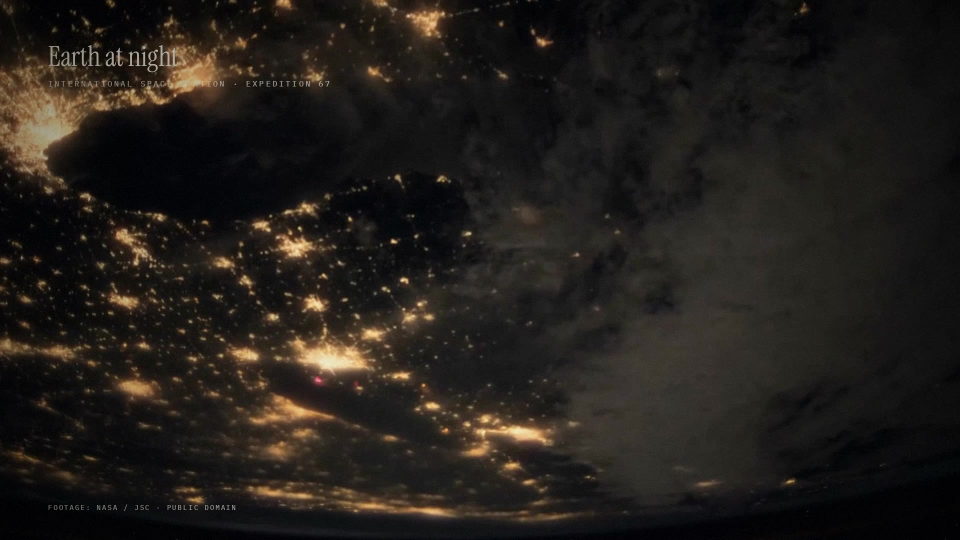
#> input picture renders/footage-lab/stills/t003.5.jpg, 1920 x 1080 px, found by its file name (shown at 1/2 size); its folder holds only this picture in this run
$ python check.py
#> lines starting #> are read from the running program, lines starting #| are printed output that depends on the picture; after the words box and inside, x2 and y2 are one past the last pixel; in counts of white or black regions, pixels touching at a corner belong together
#!/usr/bin/env python3
"""PAPER LAB checks for STYLE-BIBLE.md §19: feed mock (light/dark), halftone moire on downscale,
world- vs screen-fixed pitch under zoom, and a VP9/AV1 compression pass on the engine stills.
   node engine/render.mjs projects/paper-lab --stills=0.5 && python3 -I projects/paper-lab/check.py
Writes renders/paper-lab/*.png|jpg and renders/paper-lab/report.json."""
import json, os, subprocess, sys
import numpy as np
from PIL import Image, ImageDraw, ImageFilter

HERE = os.path.dirname(os.path.abspath(__file__)); ROOT = os.path.abspath(os.path.join(HERE, '../..'))
ST = os.path.join(HERE, 'out/stills'); OUT = os.path.join(ROOT, 'renders/paper-lab'); os.makedirs(OUT, exist_ok=True)
TMP = os.path.join(OUT, 'tmp'); os.makedirs(TMP, exist_ok=True)
R = {}

def luma(a):  # Rec.709 on 0..1 sRGB values (perceptual enough for a ranking)
    a = np.asarray(a, dtype=np.float64) / 255.0
    return 0.2126 * a[..., 0] + 0.7152 * a[..., 1] + 0.0722 * a[..., 2]
def hsv_s(a):
    a = np.asarray(a, dtype=np.float64) / 255.0; mx, mn = a.max(-1), a.min(-1)
    return np.where(mx > 0, (mx - mn) / np.maximum(mx, 1e-6), 0)

# ---------------------------------------------------------------- 1. frame stats (bible §1.3)
stats = {}
for f in sorted(os.listdir(ST)):
    if not f.endswith('.jpg'): continue
    im = np.asarray(Image.open(os.path.join(ST, f)).convert('RGB'))
#> im is the input picture: shape (1080, 1920, 3); mean R, G, B 34.2, 30.2, 26.1
    r, gch, b = [im[..., i].astype(int) for i in range(3)]
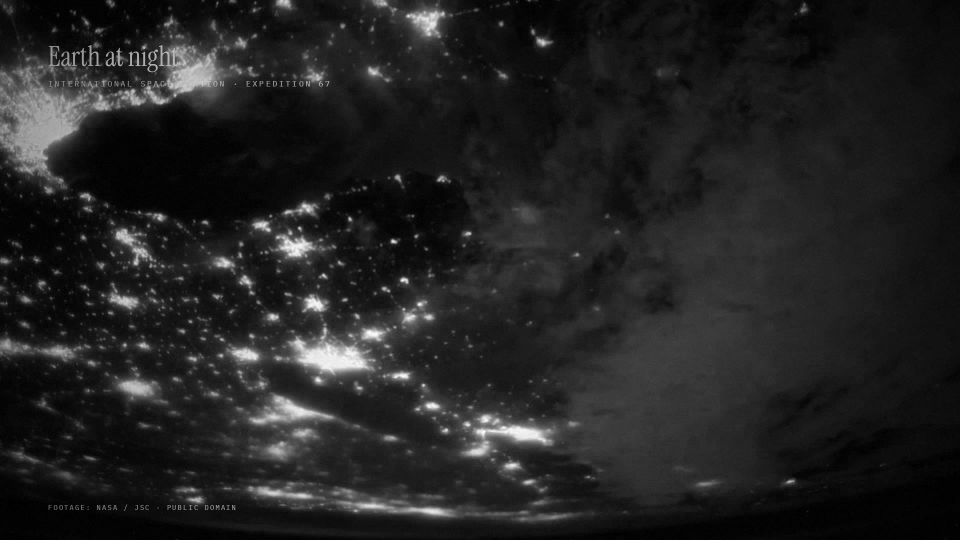
#> r: shape (1080, 1920) int64 (shown at 1/2 size); min 0, max 255, mean 34.2
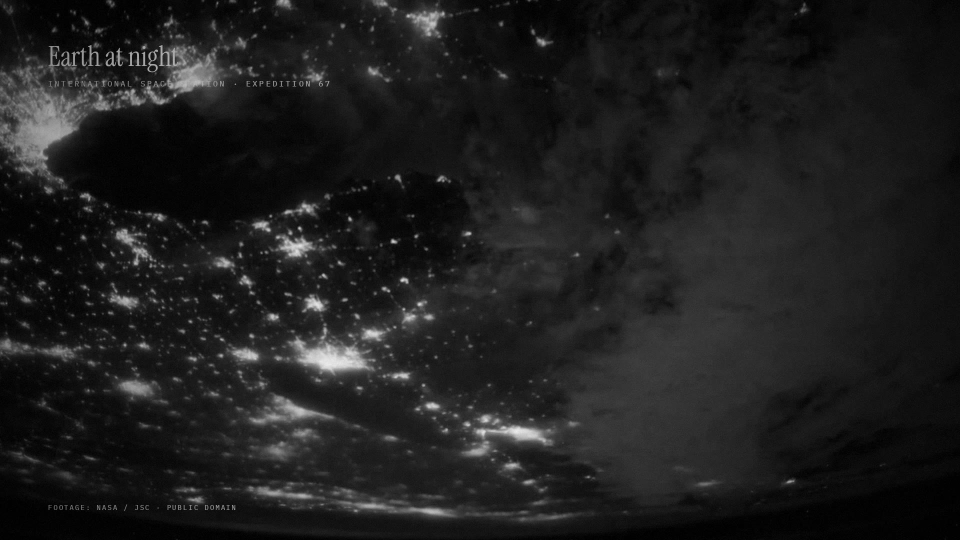
#> gch: shape (1080, 1920) int64 (shown at 1/2 size); min 0, max 237, mean 30.2
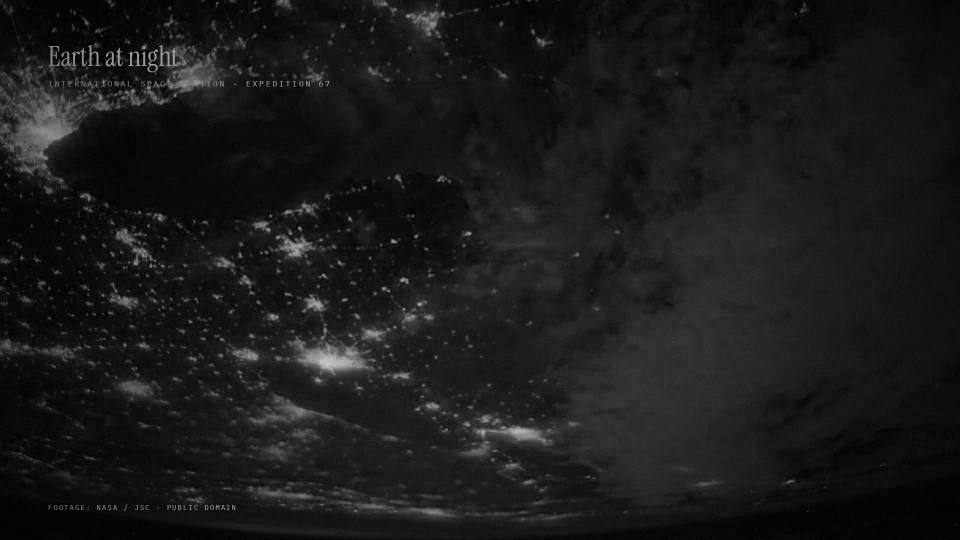
#> b: shape (1080, 1920) int64 (shown at 1/2 size); min 0, max 199, mean 26.1
    red = (r > 170) & (gch < 90) & (b < 90)
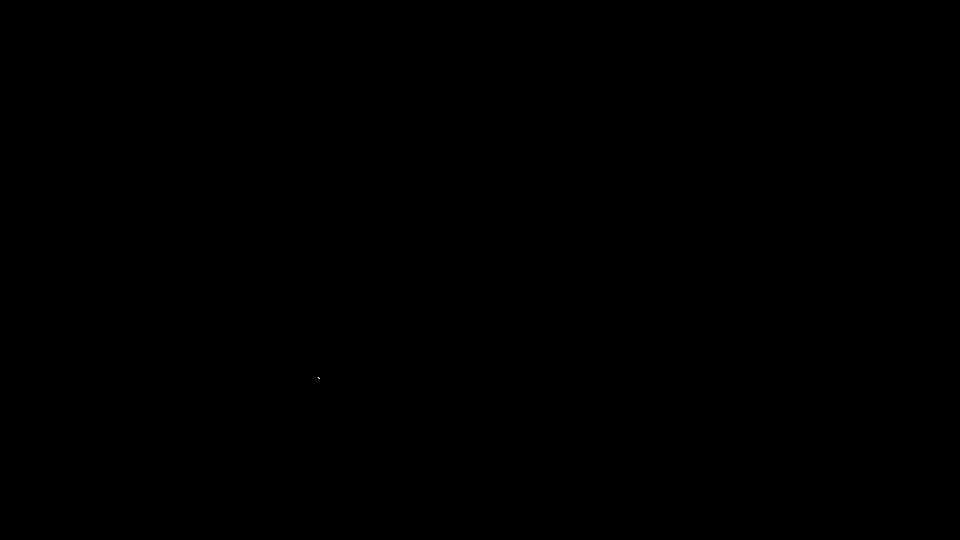
#> red: shape (1080, 1920) bool (shown at 1/2 size); 0% white in thin lines or dots, all inside (x1, y1, x2, y2) = (636, 755, 640, 758)
    stats[f[:-7]] = dict(meanL=round(float(luma(im).mean()), 3), meanS=round(float(hsv_s(im).mean()), 3), redPct=round(100 * float(red.mean()), 2))
#> in hsv_s, `return np.where(mx > 0, (mx - mn) / np.maximum(mx, 1e-6), 0)`:
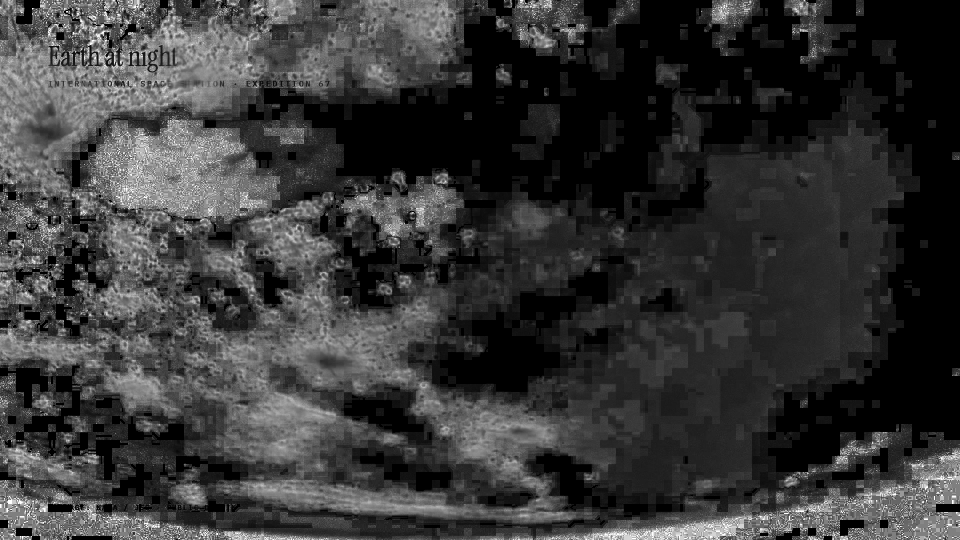
#> returned value: shape (1080, 1920) float64 (shown at 1/2 size); min 0, max 1, mean 0.217
R['frame_stats'] = stats

# ---------------------------------------------------------------- 2. feed mock: light (#fff) and dark (#0f0f0f)
TW, TH = 360, 202
#> (the run stopped early here; a loop or call above may not have finished)

$ run again, on renders/footage-lab/stills/t028.5.jpg
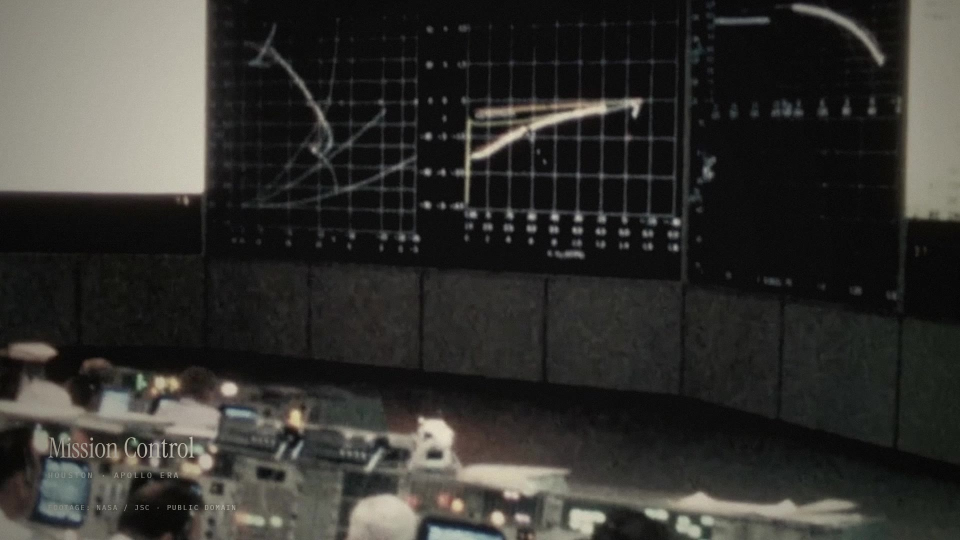
#> input picture renders/footage-lab/stills/t028.5.jpg, 1920 x 1080 px, found by its file name (shown at 1/2 size)
#> im is the input picture: shape (1080, 1920, 3); mean R, G, B 52.1, 51.3, 47.8
#> `r, gch, b = [im[..., i].astype(int) for i in range(3)]`:
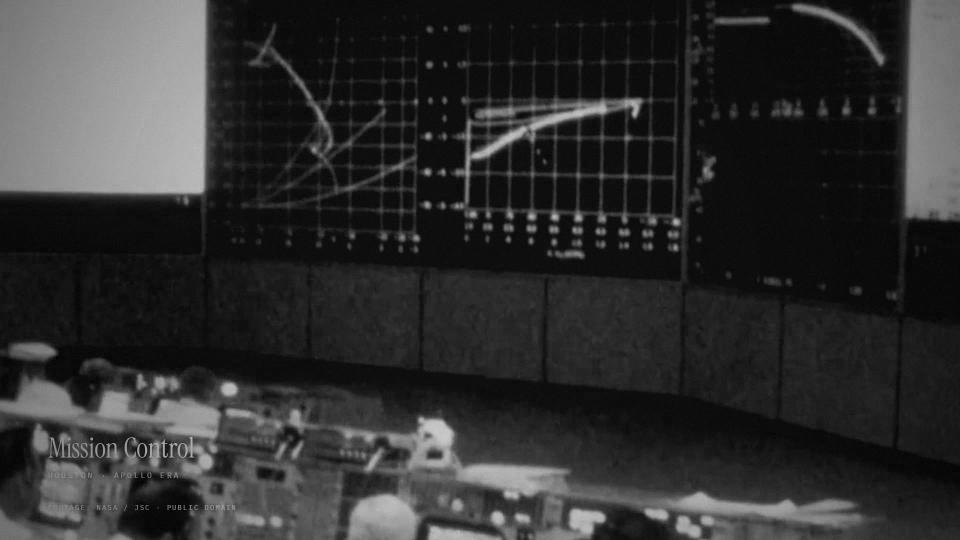
#> b: shape (1080, 1920) int64 (shown at 1/2 size); min 0, max 208, mean 47.8
#> red: shape (1080, 1920) bool; every value is 0
#> in hsv_s, `return np.where(mx > 0, (mx - mn) / np.maximum(mx, 1e-6), 0)`:
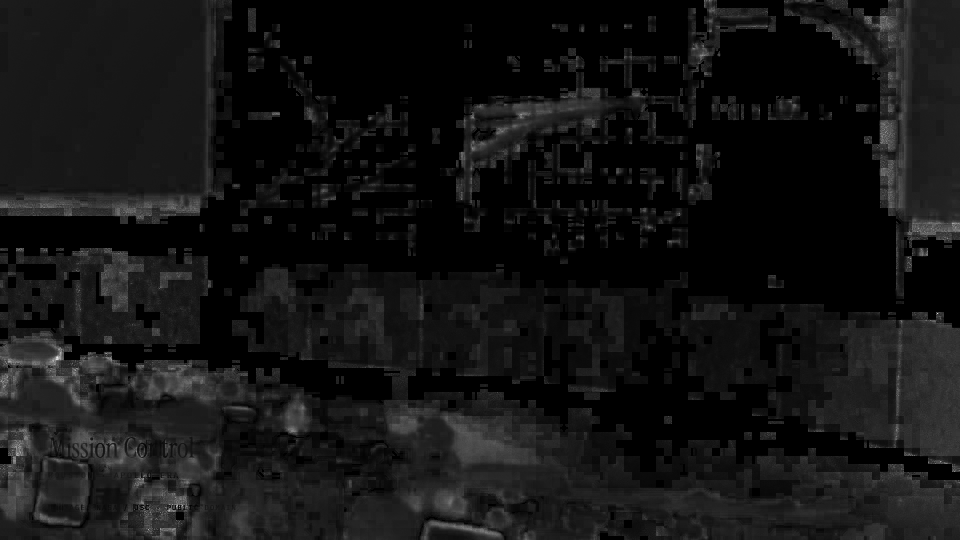
#> returned value: shape (1080, 1920) float64 (shown at 1/2 size); min 0, max 1, mean 0.0773

$ run again, on renders/footage-lab/stills/t035.0.jpg
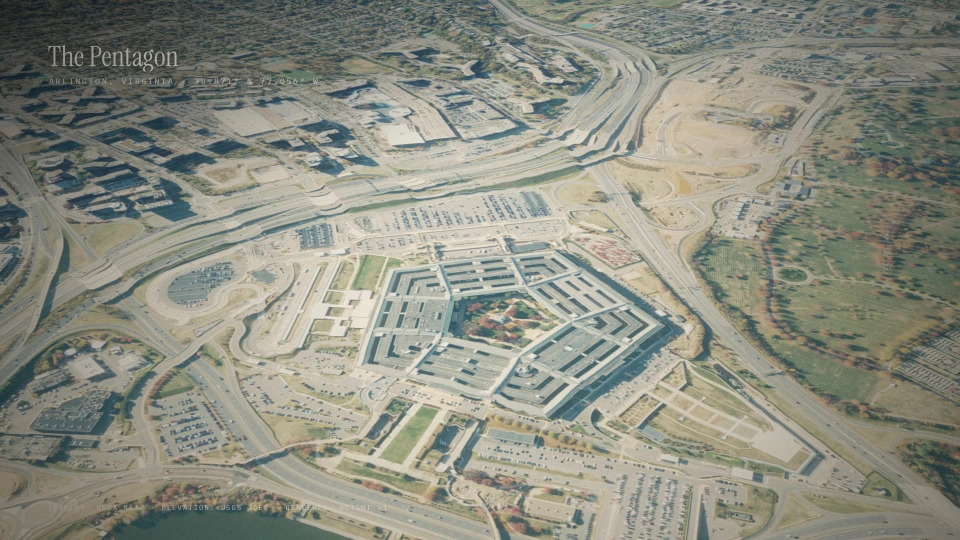
#> input picture renders/footage-lab/stills/t035.0.jpg, 1920 x 1080 px, found by its file name (shown at 1/2 size)
#> im is the input picture: shape (1080, 1920, 3); mean R, G, B 139.6, 141.2, 128.6
#> red: shape (1080, 1920) bool; every value is 0
#> in hsv_s, `mx, mn = (a.max(-1), a.min(-1))`:
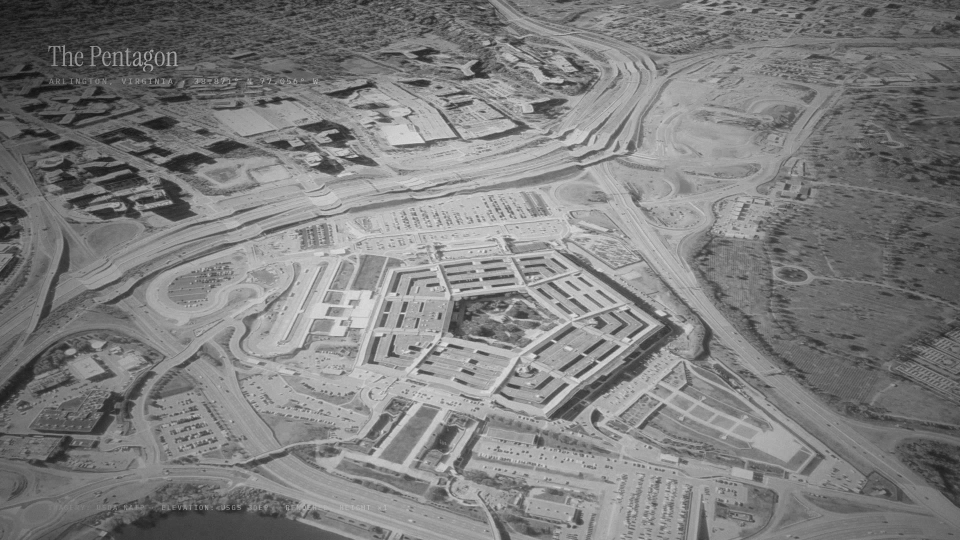
#> mn: shape (1080, 1920) float64 (shown at 1/2 size); min 0.0314, max 0.937, mean 0.493
#> in hsv_s, `return np.where(mx > 0, (mx - mn) / np.maximum(mx, 1e-6), 0)`:
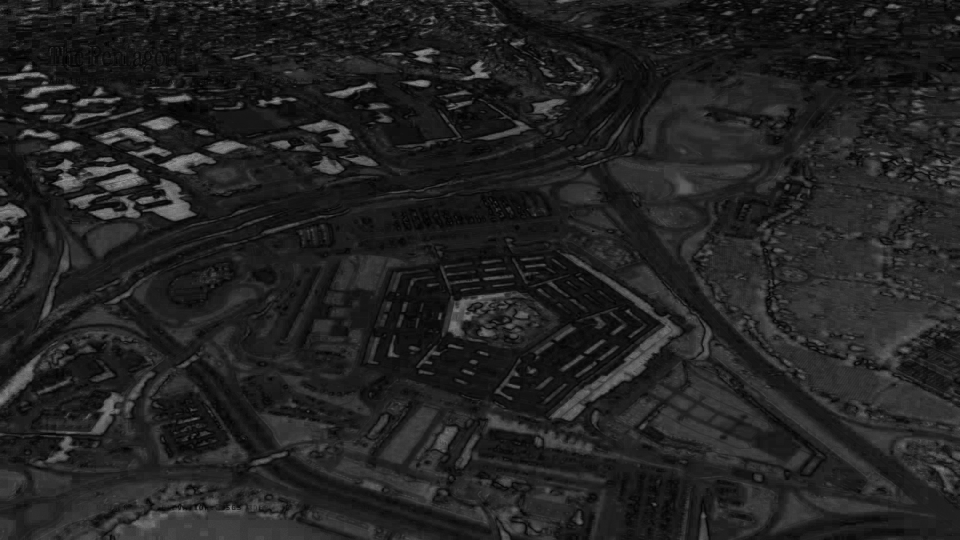
#> returned value: shape (1080, 1920) float64 (shown at 1/2 size); min 0, max 0.704, mean 0.135
